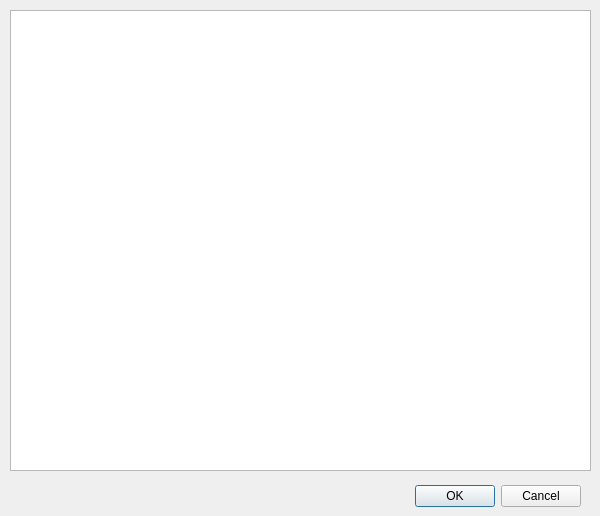
<?xml version="1.0" encoding="UTF-8"?>
<ui version="4.0">
 <class>Dialog</class>
 <widget class="QDialog" name="Dialog">
  <property name="geometry">
   <rect>
    <x>0</x>
    <y>0</y>
    <width>600</width>
    <height>516</height>
   </rect>
  </property>
  <property name="windowTitle">
   <string>Select directories</string>
  </property>
  <widget class="QDialogButtonBox" name="buttonBox">
   <property name="geometry">
    <rect>
     <x>240</x>
     <y>480</y>
     <width>341</width>
     <height>32</height>
    </rect>
   </property>
   <property name="orientation">
    <enum>Qt::Horizontal</enum>
   </property>
   <property name="standardButtons">
    <set>QDialogButtonBox::Cancel|QDialogButtonBox::Ok</set>
   </property>
  </widget>
  <widget class="QTreeView" name="dirView">
   <property name="geometry">
    <rect>
     <x>10</x>
     <y>10</y>
     <width>581</width>
     <height>461</height>
    </rect>
   </property>
  </widget>
 </widget>
 <resources/>
 <connections>
  <connection>
   <sender>buttonBox</sender>
   <signal>accepted()</signal>
   <receiver>Dialog</receiver>
   <slot>accept()</slot>
   <hints>
    <hint type="sourcelabel">
     <x>248</x>
     <y>254</y>
    </hint>
    <hint type="destinationlabel">
     <x>157</x>
     <y>274</y>
    </hint>
   </hints>
  </connection>
  <connection>
   <sender>buttonBox</sender>
   <signal>rejected()</signal>
   <receiver>Dialog</receiver>
   <slot>reject()</slot>
   <hints>
    <hint type="sourcelabel">
     <x>316</x>
     <y>260</y>
    </hint>
    <hint type="destinationlabel">
     <x>286</x>
     <y>274</y>
    </hint>
   </hints>
  </connection>
 </connections>
</ui>
